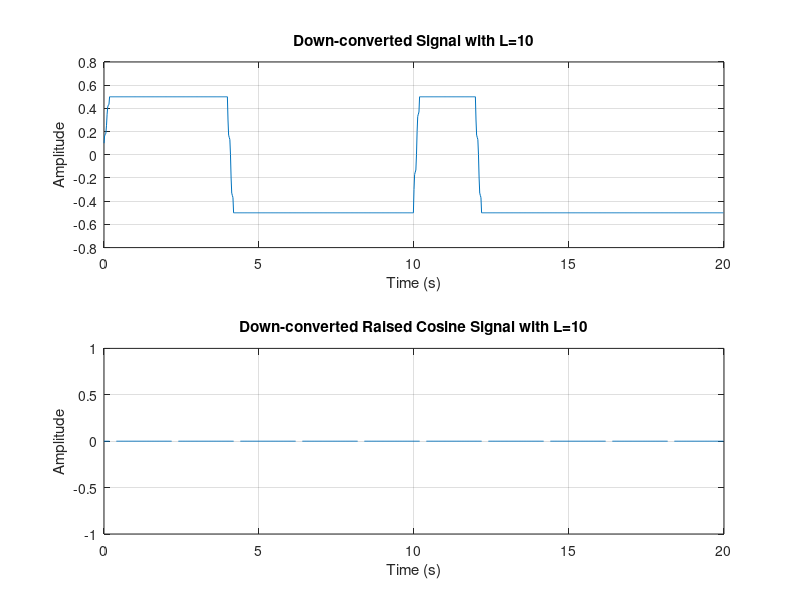
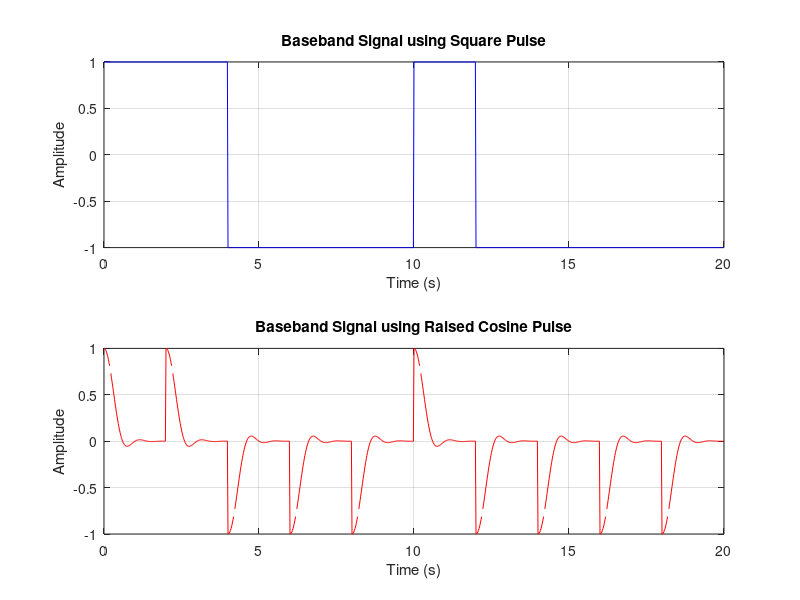
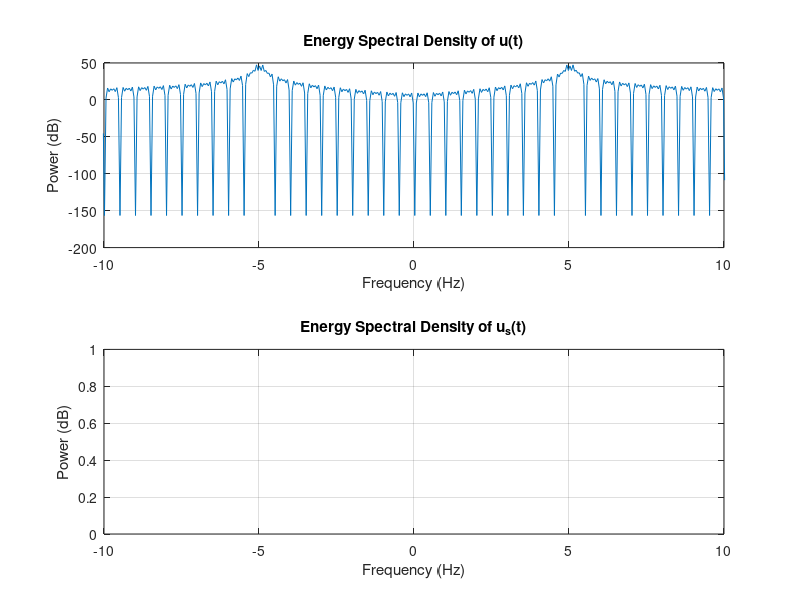
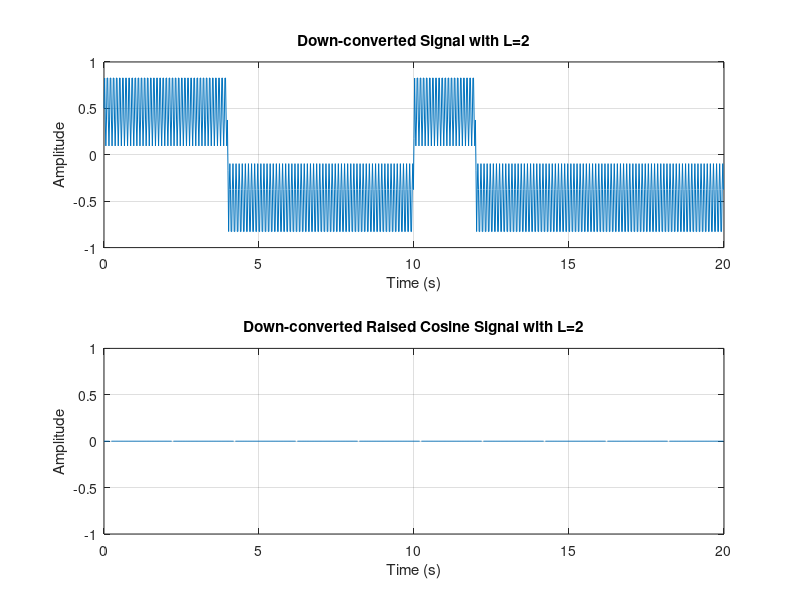

The MATLAB script that drew these images, in order: (Note: this script raises an error after producing the figures.)
% Homework 3 Spring 2025 - MATLAB Implementation
% Author: Your Name
% Date: Today's Date
% Description: Implements baseband modulation using square and raised cosine pulses,
% up-conversion, spectral analysis, down-conversion, and bit detection.

clear; clc; close all;

%% 1. Set Random Seed and Generate Bit Sequence
RUID = 123456; % Replace with your RUID
rng(RUID);
bb = randi([0, 1], 1, 1000); % Generate 1000 random bits

%% 2. Generate Baseband Signals
T = 2;        % Bit duration in seconds
A = 1;        % Amplitude
Ts = 0.02;    % Sampling interval
fs = 1/Ts;    % Sampling frequency

t = 0:Ts:T-Ts; % Time vector for one bit duration

% Define square pulse p(t)
p_t = A * ones(size(t));

% Define raised cosine pulse p_s(t)
r = 5; % Roll-off factor
p_s_t = sinc(t/T) .* cos(pi*r*t/T) ./ (1 - (2*r*t/T).^2);
p_s_t(isnan(p_s_t)) = 0; % Avoid division by zero errors

% Generate s(t) and s_s(t)
s = [];
s_s = [];
for i = 1:10 % Generate signal for first 10 bits
    if bb(i) == 1
        s = [s p_t]; % Transmit p(t)
        s_s = [s_s p_s_t]; % Transmit p_s(t)
    else
        s = [s -p_t]; % Transmit -p(t)
        s_s = [s_s -p_s_t]; % Transmit -p_s(t)
    end
end

% Time vector for first 10 bits
t_full = 0:Ts:(10*T-Ts);

% Plot baseband signals
figure;
subplot(2,1,1);
plot(t_full, s, 'b');
title('Baseband Signal using Square Pulse');
xlabel('Time (s)');
ylabel('Amplitude');
grid on;

subplot(2,1,2);
plot(t_full, s_s, 'r');
title('Baseband Signal using Raised Cosine Pulse');
xlabel('Time (s)');
ylabel('Amplitude');
grid on;

%% 3. Up-conversion
fc = 5; % Carrier frequency in Hz
u = s .* cos(2*pi*fc*t_full);
u_s = s_s .* cos(2*pi*fc*t_full);

% Normalize u_s to prevent near-zero FFT values
if max(abs(u_s)) > 0
    u_s = u_s / max(abs(u_s)); % Normalize to avoid small values
end
disp('First few values of u_s(t):');
disp(u_s(1:10));

disp('Max value of u_s(t):');
disp(max(abs(u_s)));

% Compute FFT
U = fftshift(abs(fft(u)));
U_s = fftshift(abs(fft(u_s)));

f = linspace(-fs/2, fs/2, length(U));

% Plot Energy Spectral Density (ESD)
figure;
subplot(2,1,1);
plot(f, 10*log10(U.^2 + eps)); % Add eps to avoid log(0)
title('Energy Spectral Density of u(t)');
xlabel('Frequency (Hz)');
ylabel('Power (dB)');
grid on;
xlim([-fc-5 fc+5]); % Focus on carrier region

subplot(2,1,2);
plot(f, 10*log10(U_s.^2 + eps)); % Fix empty plot issue
title('Energy Spectral Density of u_s(t)');
xlabel('Frequency (Hz)');
ylabel('Power (dB)');
grid on;
xlim([-fc-5 fc+5]); % Focus on carrier region


%% 4. Down-conversion and Filtering
% Multiply by cos(2*pi*fc*t) to down-convert
d = u .* cos(2*pi*fc*t_full);
d_s = u_s .* cos(2*pi*fc*t_full);

% Design LPF - Moving Average Filter
L1 = 2; % Filter length for case (a)
L2 = 10; % Filter length for case (b)

h1 = ones(1, L1) / L1; % Simple moving average filter
h2 = ones(1, L2) / L2; % Wider moving average filter

d_f1 = filter(h1, 1, d);
d_s_f1 = filter(h1, 1, d_s);

d_f2 = filter(h2, 1, d);
d_s_f2 = filter(h2, 1, d_s);

% Plot down-converted signals
figure;
subplot(2,1,1);
plot(t_full, d_f1);
title('Down-converted Signal with L=2');
xlabel('Time (s)');
ylabel('Amplitude');
grid on;

subplot(2,1,2);
plot(t_full, d_s_f1);
title('Down-converted Raised Cosine Signal with L=2');
xlabel('Time (s)');
ylabel('Amplitude');
grid on;

figure;
subplot(2,1,1);
plot(t_full, d_f2);
title('Down-converted Signal with L=10');
xlabel('Time (s)');
ylabel('Amplitude');
grid on;

subplot(2,1,2);
plot(t_full, d_s_f2);
title('Down-converted Raised Cosine Signal with L=10');
xlabel('Time (s)');
ylabel('Amplitude');
grid on;

%% 5. Detection and Decoding
% Correct sampling indices (mid-bit sampling)
num_bits = 10;
mid_sample_indices = round((T/2: T : num_bits * T) / Ts);

% Ensure indices are within range
mid_sample_indices = mid_sample_indices(mid_sample_indices <= length(d_f1));

% Simple threshold detection
decoded_bits_L2 = d_f1(mid_sample_indices) > 0; % Using L=2 filter
decoded_bits_L10 = d_f2(mid_sample_indices) > 0; % Using L=10 filter

% Compute bit errors
bit_errors_L2 = sum(decoded_bits_L2 ~= bb(1:length(decoded_bits_L2)));
bit_errors_L10 = sum(decoded_bits_L10 ~= bb(1:length(decoded_bits_L10)));

% Display Results
disp('Decoded Bits with L=2: ');
disp(decoded_bits_L2);
disp(['Number of Bit Errors with L=2: ', num2str(bit_errors_L2)]);

disp('Decoded Bits with L=10: ');
disp(decoded_bits_L10);
disp(['Number of Bit Errors with L=10: ', num2str(bit_errors_L10)]);

%% 6. Draw Block Diagram (Manually in the Report)
% The block diagram should show:
% - Random Bit Generator
% - Baseband Modulation (Square & Raised Cosine)
% - Up-conversion (Multiplication with Cosine)
% - FFT for Spectral Analysis
% - Down-conversion (Multiplication with Cosine)
% - Filtering using LPF
% - Threshold Detector for Bit Recovery

%% 7. Save Figures for Report Submission
saveas(gcf, 'down_converted_signals.png');

% Create a table with bit errors
bit_error_table = table(["L=2"; "L=10"], [bit_errors_L2; bit_errors_L10], ...
    'VariableNames', {'Filter_Length', 'Bit_Errors'});

disp('Bit Error Table:');
disp(bit_error_table);

%% Save Reportn
writetable(bit_error_table, 'bit_error_report.csv');

disp('Homework 3 completed. Check the generated plots and bit error report.');
